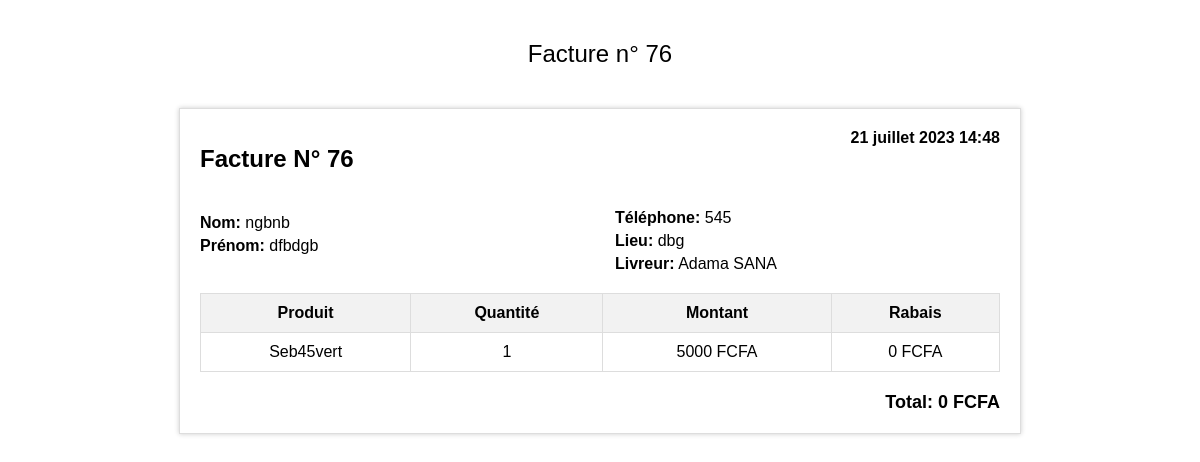
The app's page /facture/76/ with its own data.
### Gestion/models.py (models this page shows, shortened)
class Facture(models.Model):
    No = models.AutoField(primary_key=True)
    Nom = models.CharField(max_length=25)
    Prenom = models.TextField()
    Telephone = models.CharField(max_length=8)
    Produit = models.ForeignKey(Produit, related_name='factures', on_delete=models.CASCADE)
    Quantite = models.IntegerField(default=1)
    Montant = models.IntegerField(default=1)
    Rabais = models.IntegerField(default=0)
    Total = models.IntegerField(default=0)
    Lieu = models.TextField(default="Boutique")
    Livreur = models.CharField(max_length=10, default="Boutique")
    date_et_heure = models.DateTimeField(auto_now=True)
    class meta:
        ordering = ['-date_added']
        verbose_name = ("Facture")
        verbose_name_plural = ("Factures")

class Produit(models.Model):
    Name = models.CharField(max_length=15)
    Description = models.TextField()
    Prix = models.IntegerField(default=8500)
    Quantite = models.IntegerField(default=0)
    Id = models.CharField(max_length=30, primary_key=True)
    Image = models.ImageField(upload_to= 'media', blank=True)
    date_added = models.DateTimeField(auto_now=True)
    def __str__(self) -> str:
        return f"{self.Id}"
    class meta:
        ordering = ['-date_added']
        verbose_name = ("Produit")
        verbose_name_plurial = ("Produits")

### Gestion/views.py (the view)
# urls.py: path('facture/<int:facture_id>/', profil_facture, name='profil_facture')
def profil_facture(request, facture_id):
    facture = Facture.objects.get(pk=facture_id)
    context = {
        'facture': facture,
    }
    return render(request, 'gestion/profil_facture.html', context=context)

### Gestion/templates/gestion/profil_facture.html (shortened to what this page needs)
<!DOCTYPE html>
<html>
<head>
</head>
<body>
    <div class="invoice-number">
        Facture n° {{ facture.No }}
    </div>
    <div class="facture">
        <div class="facture-header">
            <h1>Facture N° {{ facture.No }}</h1>
            <span>{{ facture.date_et_heure }}</span>
        </div>
        <div class="facture-info">
            <p><span>Nom:</span> {{ facture.Nom }}</p>
            <p><span>Prénom:</span> {{ facture.Prenom }}</p>
            <p><span>Téléphone:</span> {{ facture.Telephone }}</p>
            <p><span>Lieu:</span> {{ facture.Lieu }} </p>
            <p><span>Livreur:</span> {{ facture.Livreur }} </p>
        </div>
        <table class="facture-table">
            <tr>
                <th>Produit</th>
                <th>Quantité</th>
                <th>Montant</th>
                <th>Rabais</th>
            </tr>
            <tr>
                <td>{{ facture.Produit }}</td>
                <td>{{ facture.Quantite }}</td>
                <td>{{ facture.Montant }} FCFA</td>
                <td>{{ facture.Rabais }} FCFA</td>
            </tr>
        </table>
        <div class="facture-total">
            <span>Total: {{ facture.Total }} FCFA</span>
        </div>
    </div>
</body>
</html>

### Gestion/templates/gestion/profil_facture.html (style rules this page uses)
body { font-family: Arial, sans-serif; margin: 20px; }
.facture { width: 100%; max-width: 800px; margin: auto; border: 1px solid #ddd; padding: 20px; box-shadow: 0 0 5px rgba(0, 0, 0, 0.2); }
.facture-header { display: flex; justify-content: space-between; margin-bottom: 20px; }
.facture-header h1 { font-size: 24px; }
.facture-info { margin-bottom: 20px; column-count: 2; column-gap: 30px; }
.facture-info p { margin: 5px 0; }
.facture-table { width: 100%; border-collapse: collapse; }
.facture-table th, .facture-table td { padding: 10px; border: 1px solid #ddd; text-align: center; }
.facture-table th { background-color: #f2f2f2; }
.facture-total { display: flex; justify-content: flex-end; margin-top: 20px; font-size: 18px; }
.facture-total span { margin-left: 10px; font-weight: bold; }
.invoice-number { text-align: center; margin-top: 40px; font-size: 24px; margin-bottom: 40px; }
span { font-weight: bold; }

### records on screen
Facture: No "76", date_et_heure "21 juillet 2023 14:48", Nom "ngbnb", Prenom "dfbdgb", Telephone "545", Lieu "dbg", Livreur "Adama SANA", Produit "Seb45vert", Quantite "1", Montant "5000", Rabais "0", Total "0"
